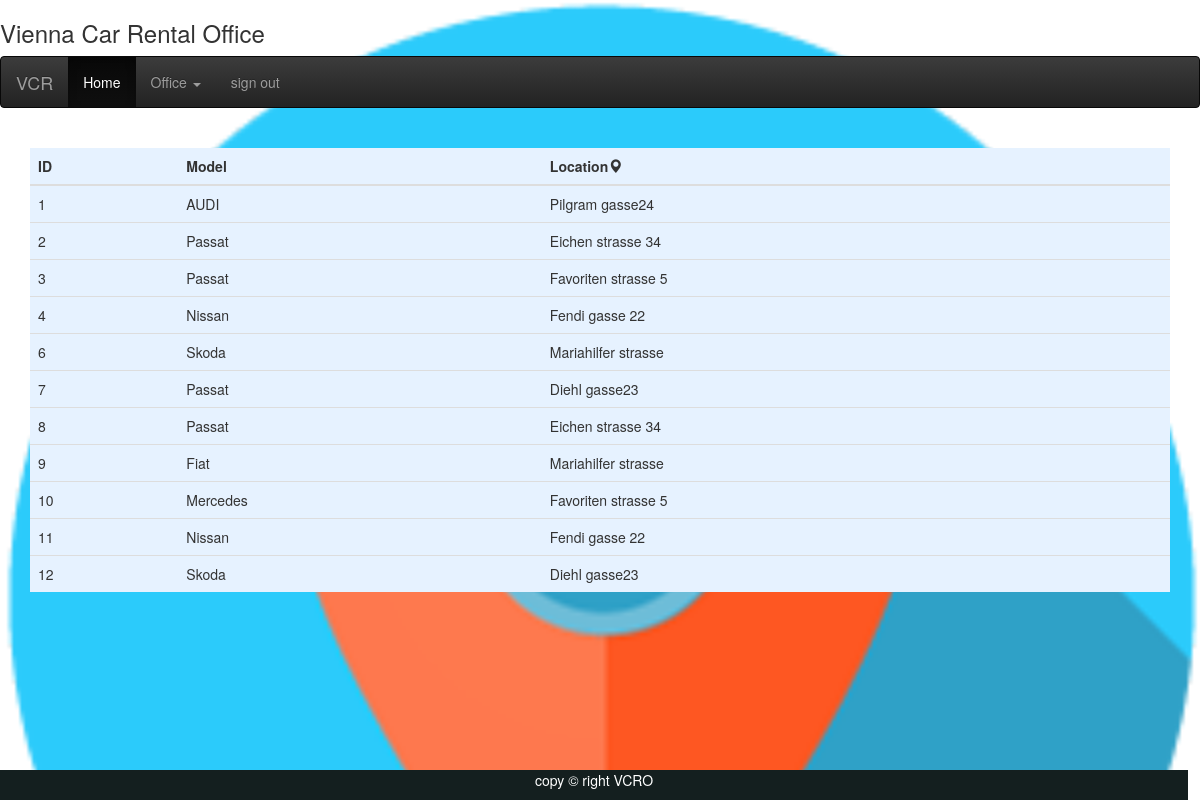
Page /cars_locations.php (signed in) on the committed database.
### tables this page shows
CREATE TABLE `car` (
  `car_id` int(11) NOT NULL,
  `fk_cartype_id` int(11) DEFAULT NULL,
  `fk_status_id` int(11) DEFAULT NULL,
  `fk_location_id` int(11) DEFAULT NULL,
  `fk_office_id` int(11) DEFAULT NULL
);

CREATE TABLE `cartype` (
  `cartype_id` int(11) NOT NULL,
  `type` varchar(100) DEFAULT NULL
);

CREATE TABLE `car_location` (
  `location_id` int(11) NOT NULL,
  `location` varchar(100) DEFAULT NULL
);

### cars_locations.php (the view, shortened to what this page needs)
<?php
	require_once 'db_connection.php';
	$allcars = "SELECT * FROM car
				LEFT JOIN cartype ON car.fk_cartype_id = cartype.cartype_id
				LEFT JOIN car_location ON car.fk_location_id = car_location.location_id
				";
	$result = mysqli_query($conn, $allcars);
	include_once 'header_navbar.php'
?>
	<div class="container">
		<div class="table-responsive">
			<table class="table">
				<thead>
					<tr>
						<th scope="col">ID</th>
						<th scope="col">Model</th>
						<th scope="col">Location<span class="glyphicon glyphicon-map-marker"></span></th>
					</tr>
				</thead>
				<tbody>
					<?php
						while ($row = mysqli_fetch_assoc($result)) {
							echo
								"
								<tr>
									<td scope='row'>".$row["car_id"]."</td>
									<td>".$row["type"]."</td>
									<td>".$row["location"]."</td>
								</tr>
								";
						};
					?>
				</tbody>
			</table>
		</div>
	</div>
	<?php include_once 'footer.php' ?>
</body>
</html>

### style.css (style rules this page uses)
body { background-image: url('img/icon.png'); background-size: 100%; }
table { margin-top: 20px; }
th { background-color:rgb(230, 242, 255); }
td { background-color: rgb(230, 242, 255); }

### rows in the picture
car: car_id "1", fk_cartype.type "AUDI", fk_location.location "Pilgram gasse24"
car: car_id "2", fk_cartype.type "Passat", fk_location.location "Eichen strasse 34"
car: car_id "3", fk_cartype.type "Passat", fk_location.location "Favoriten strasse 5"
car: car_id "4", fk_cartype.type "Nissan", fk_location.location "Fendi gasse 22"
car: car_id "6", fk_cartype.type "Skoda", fk_location.location "Mariahilfer strasse"
car: car_id "7", fk_cartype.type "Passat", fk_location.location "Diehl gasse23"
car: car_id "8", fk_cartype.type "Passat", fk_location.location "Eichen strasse 34"
car: car_id "9", fk_cartype.type "Fiat", fk_location.location "Mariahilfer strasse"
car: car_id "10", fk_cartype.type "Mercedes", fk_location.location "Favoriten strasse 5"
car: car_id "11", fk_cartype.type "Nissan", fk_location.location "Fendi gasse 22"
car: car_id "12", fk_cartype.type "Skoda", fk_location.location "Diehl gasse23"
